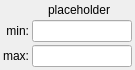
<?xml version="1.0" encoding="UTF-8"?>
<ui version="4.0">
 <class>ChooseRange</class>
 <widget class="QWidget" name="ChooseRange">
  <property name="geometry">
   <rect>
    <x>0</x>
    <y>0</y>
    <width>120</width>
    <height>70</height>
   </rect>
  </property>
  <property name="sizePolicy">
   <sizepolicy hsizetype="Expanding" vsizetype="Preferred">
    <horstretch>1</horstretch>
    <verstretch>0</verstretch>
   </sizepolicy>
  </property>
  <property name="maximumSize">
   <size>
    <width>120</width>
    <height>16777215</height>
   </size>
  </property>
  <property name="windowTitle">
   <string>Form</string>
  </property>
  <layout class="QGridLayout" name="gridLayout">
   <property name="margin">
    <number>3</number>
   </property>
   <property name="spacing">
    <number>3</number>
   </property>
   <item row="2" column="0">
    <widget class="QLabel" name="label_upper_bound">
     <property name="text">
      <string>max:</string>
     </property>
     <property name="alignment">
      <set>Qt::AlignRight|Qt::AlignTrailing|Qt::AlignVCenter</set>
     </property>
    </widget>
   </item>
   <item row="1" column="0">
    <widget class="QLabel" name="label_lower_bound">
     <property name="text">
      <string>min:</string>
     </property>
     <property name="alignment">
      <set>Qt::AlignRight|Qt::AlignTrailing|Qt::AlignVCenter</set>
     </property>
    </widget>
   </item>
   <item row="2" column="2" colspan="3">
    <widget class="QLineEdit" name="upper_bound">
     <property name="sizePolicy">
      <sizepolicy hsizetype="Preferred" vsizetype="Preferred">
       <horstretch>0</horstretch>
       <verstretch>0</verstretch>
      </sizepolicy>
     </property>
     <property name="minimumSize">
      <size>
       <width>100</width>
       <height>0</height>
      </size>
     </property>
    </widget>
   </item>
   <item row="1" column="2" colspan="3">
    <widget class="QLineEdit" name="lower_bound">
     <property name="sizePolicy">
      <sizepolicy hsizetype="Preferred" vsizetype="Preferred">
       <horstretch>1</horstretch>
       <verstretch>0</verstretch>
      </sizepolicy>
     </property>
     <property name="minimumSize">
      <size>
       <width>100</width>
       <height>0</height>
      </size>
     </property>
    </widget>
   </item>
   <item row="0" column="2">
    <widget class="QLabel" name="column_name">
     <property name="sizePolicy">
      <sizepolicy hsizetype="MinimumExpanding" vsizetype="Preferred">
       <horstretch>0</horstretch>
       <verstretch>0</verstretch>
      </sizepolicy>
     </property>
     <property name="text">
      <string>placeholder</string>
     </property>
     <property name="alignment">
      <set>Qt::AlignCenter</set>
     </property>
    </widget>
   </item>
  </layout>
 </widget>
 <tabstops>
  <tabstop>lower_bound</tabstop>
  <tabstop>upper_bound</tabstop>
 </tabstops>
 <resources/>
 <connections/>
</ui>
